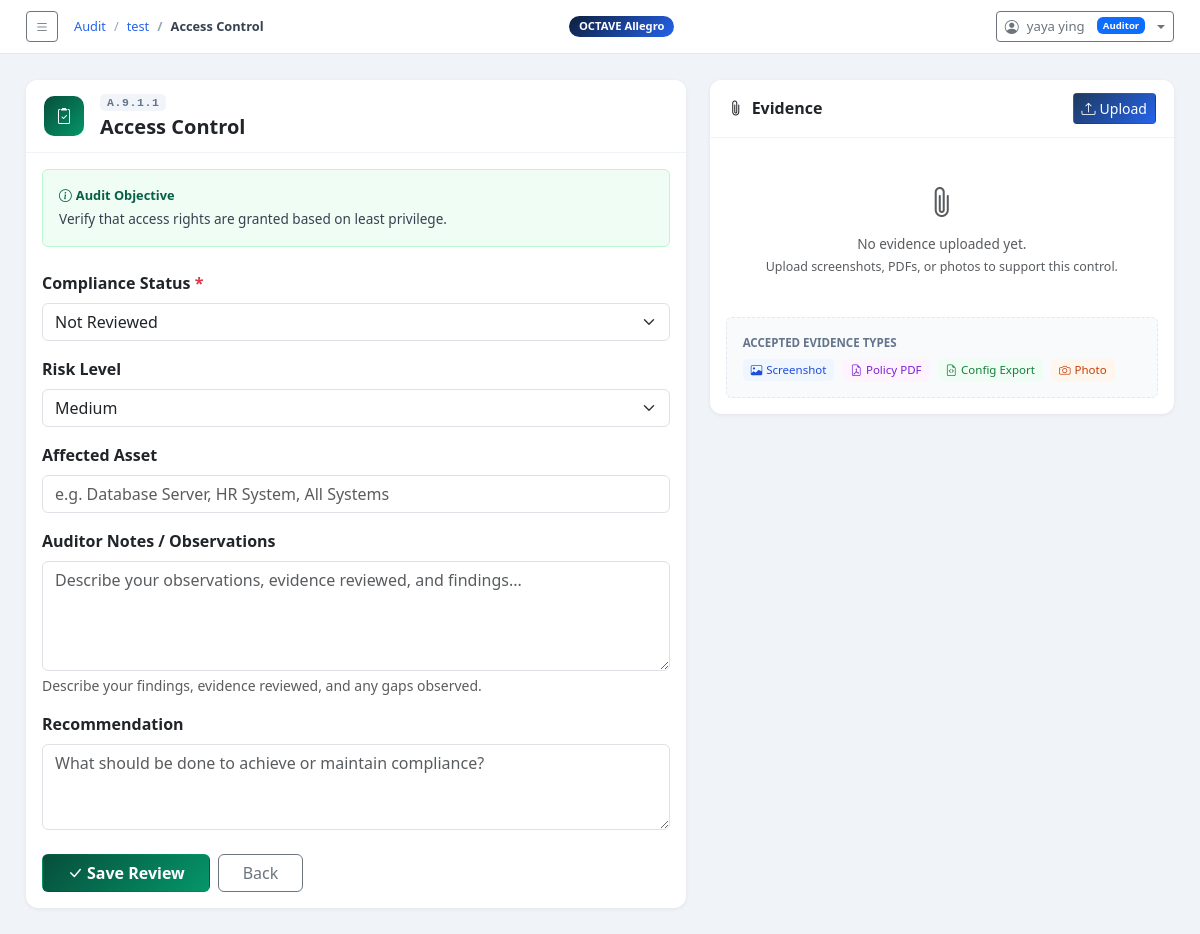
Screenshot of /audit/control/3/ (signed in) with the database file from the repository.
### octave_app/models.py (models this page shows, shortened)
class AuditControl(models.Model):
    audit          = models.ForeignKey(AuditAssessment, on_delete=models.CASCADE, related_name='controls')
    control_id     = models.CharField(max_length=50)   # e.g. 'password_policy'
    control_name   = models.CharField(max_length=255)
    iso_reference  = models.CharField(max_length=20, blank=True)
    description    = models.TextField(blank=True)
    status         = models.CharField(max_length=20, choices=CONTROL_STATUS_CHOICES, default='not_reviewed')
    auditor_notes  = models.TextField(blank=True, help_text='Observations and findings from the auditor.')
    affected_asset = models.CharField(max_length=255, blank=True)
    recommendation = models.TextField(blank=True)
    risk_level     = models.CharField(max_length=10, choices=[('high','High'),('medium','Medium'),('low','Low')], default='medium', blank=True)
    created_at     = models.DateTimeField(default=timezone.now)
    updated_at     = models.DateTimeField(auto_now=True)
    class Meta:
        ordering = ['control_id']

class AuditAssessment(models.Model):
    owner          = models.ForeignKey(User, on_delete=models.SET_NULL, null=True, blank=True,
                         related_name='audit_assessments')
    assigned_auditee = models.ForeignKey(User, on_delete=models.SET_NULL, null=True, blank=True,
                         related_name='assigned_audit_assessments')
    title          = models.CharField(max_length=255)
    organization   = models.CharField(max_length=255)
    scope          = models.TextField()
    assessor_name  = models.CharField(max_length=255)
    assessor_email = models.EmailField(blank=True)
    start_date     = models.DateField(default=timezone.now)
    end_date       = models.DateField(null=True, blank=True)
    status         = models.CharField(max_length=20, choices=AUDIT_STATUS_CHOICES, default='draft')
    notes          = models.TextField(blank=True)
    created_at     = models.DateTimeField(default=timezone.now)
    updated_at     = models.DateTimeField(auto_now=True)
    class Meta:
        ordering = ['-created_at']

### octave_app/views.py (the view)
# urls.py: path('audit/control/<int:control_pk>/',       views.audit_control_review,   name='audit_control_review'),
@login_required
@auditor_required
def audit_control_review(request, control_pk):
    from .forms import AuditControlForm
    ctrl  = get_object_or_404(AuditControl, pk=control_pk)
    form  = AuditControlForm(request.POST or None, instance=ctrl)
    if form.is_valid():
        form.save()
        messages.success(request, f'Control "{ctrl.control_name}" updated.')
        return redirect('audit_detail', pk=ctrl.audit.pk)
    evidences = ctrl.evidences.all()
    return render(request, 'octave_app/audit/control_review.html', {
        'ctrl': ctrl, 'form': form, 'evidences': evidences,
    })

### octave_app/forms.py
class AuditControlForm(forms.ModelForm):
    class Meta:
        model  = AuditControl
        fields = ['status', 'auditor_notes', 'affected_asset', 'recommendation', 'risk_level']
        widgets = {
            'status':         forms.Select(attrs={'class': 'form-select'}),
            'auditor_notes':  forms.Textarea(attrs={'class': 'form-control', 'rows': 4,
                                'placeholder': 'Describe your observations, evidence reviewed, and findings...'}),
            'affected_asset': forms.TextInput(attrs={'class': 'form-control',
                                'placeholder': 'e.g. Database Server, HR System, All Systems'}),
            'recommendation': forms.Textarea(attrs={'class': 'form-control', 'rows': 3,
                                'placeholder': 'What should be done to achieve or maintain compliance?'}),
            'risk_level':     forms.Select(attrs={'class': 'form-select'}),
        }

### octave_app/context_processors.py (called while the page is built)
def sidebar_ctx(request):
    return {'octave_steps': OCTAVE_STEPS}

### octave_app/views.py (called while the page is built)
def auditor_required(view_func):
    @wraps(view_func)
    def wrapper(request, *args, **kwargs):
        if not request.user.is_authenticated:
            return redirect('login')
        try:
            if request.user.profile.role != 'auditor':
                messages.error(request, 'Access denied. Only Auditors can perform this action.')
                return redirect('dashboard')
        except UserProfile.DoesNotExist:
            messages.error(request, 'No profile found.')
            return redirect('dashboard')
        return view_func(request, *args, **kwargs)
    return wrapper

### octave_app/templates/octave_app/audit/control_review.html (shortened to what this page needs)
{% extends 'octave_app/base.html' %}
{% block breadcrumb %}
<li class="breadcrumb-item"><a href="{% url 'audit_list' %}">Audit</a></li>
<li class="breadcrumb-item"><a href="{% url 'audit_detail' ctrl.audit.pk %}">{{ ctrl.audit.title|truncatechars:25 }}</a></li>
<li class="breadcrumb-item active">{{ ctrl.control_name }}</li>
{% endblock %}
{% block content %}
<div class="row g-4">
  <div class="col-lg-7">
    <div class="card">
      <div class="card-header">
        <div class="d-flex align-items-center gap-3">
          <div style="background:linear-gradient(135deg,#064e3b,#059669);border-radius:10px;width:40px;height:40px;display:flex;align-items:center;justify-content:center;">
            <i class="bi bi-clipboard2-check text-white"></i>
          </div>
          <div>
            <div style="font-size:.72rem;color:#64748b;font-weight:700;text-transform:uppercase;letter-spacing:.05em;">
              <span style="background:#f1f5f9;border-radius:5px;padding:2px 7px;font-family:monospace;">{{ ctrl.iso_reference }}</span>
            </div>
            <h5 class="fw-bold mb-0 mt-1">{{ ctrl.control_name }}</h5>
          </div>
        </div>
      </div>
      <div class="card-body">
        <div class="p-3 rounded mb-4" style="background:#f0fdf4;border:1px solid #bbf7d0;">
          <div style="font-size:.8rem;font-weight:700;color:#065f46;margin-bottom:4px;"><i class="bi bi-info-circle me-1"></i>Audit Objective</div>
          <div style="font-size:.85rem;color:#374151;">{{ ctrl.description }}</div>
        </div>
        <form method="post">
          <div class="mb-3">
            <label class="form-label fw-semibold">Compliance Status <span class="text-danger">*</span></label>
            {{ form.status }}
          </div>
          <div class="mb-3">
            <label class="form-label fw-semibold">Risk Level</label>
            {{ form.risk_level }}
          </div>
          <div class="mb-3">
            <label class="form-label fw-semibold">Affected Asset</label>
            {{ form.affected_asset }}
          </div>
          <div class="mb-3">
            <label class="form-label fw-semibold">Auditor Notes / Observations</label>
            {{ form.auditor_notes }}
            <div class="form-text">Describe your findings, evidence reviewed, and any gaps observed.</div>
          </div>
          <div class="mb-4">
            <label class="form-label fw-semibold">Recommendation</label>
            {{ form.recommendation }}
          </div>
          <div class="d-flex gap-2">
            <button type="submit" class="btn fw-semibold px-4" style="background:linear-gradient(135deg,#064e3b,#059669);color:#fff;">
              <i class="bi bi-check-lg me-1"></i>Save Review
            </button>
            <a href="{% url 'audit_detail' ctrl.audit.pk %}" class="btn btn-outline-secondary px-4">Back</a>
          </div>
        </form>
      </div>
    </div>
  </div>
  <div class="col-lg-5">
    <div class="card">
      <div class="card-header d-flex justify-content-between align-items-center">
        <h6 class="fw-bold mb-0"><i class="bi bi-paperclip me-2"></i>Evidence</h6>
        <a href="{% url 'audit_evidence_upload' ctrl.pk %}" class="btn btn-sm" style="background:linear-gradient(135deg,#1e3a5f,#2563eb);color:#fff;">
          <i class="bi bi-upload me-1"></i>Upload
        </a>
      </div>
      <div class="card-body">
        {% if evidences %}
          {% for ev in evidences %}
          <div class="evidence-card mb-2">
            <div class="d-flex justify-content-between align-items-start">
              <div class="d-flex align-items-start gap-2">
                <div style="width:34px;height:34px;border-radius:8px;background:#eff6ff;display:flex;align-items:center;justify-content:center;flex-shrink:0;">
                  <i class="{{ ev.get_type_icon }} text-primary"></i>
                </div>
                <div>
                  <div class="fw-semibold" style="font-size:.85rem;">{{ ev.title }}</div>
                  <div class="text-muted" style="font-size:.72rem;">{{ ev.get_evidence_type_display }}</div>
                  {% if ev.description %}<div class="text-muted" style="font-size:.75rem;margin-top:2px;">{{ ev.description|truncatechars:60 }}</div>{% endif %}
                  <div style="font-size:.7rem;color:#94a3b8;margin-top:3px;">{{ ev.uploaded_at|date:"M d, Y H:i" }}</div>
                </div>
              </div>
              <div class="d-flex gap-1">
                <a href="{{ ev.file.url }}" target="_blank" class="btn btn-xs btn-outline-secondary" style="font-size:.7rem;padding:2px 7px;"><i class="bi bi-eye"></i></a>
                <form method="post" action="{% url 'audit_evidence_delete' ev.pk %}" onsubmit="return confirm('Delete this evidence?');" style="display:inline;">
                  {% csrf_token %}
                  <button type="submit" class="btn btn-xs btn-outline-danger" style="font-size:.7rem;padding:2px 7px;"><i class="bi bi-trash"></i></button>
                </form>
              </div>
            </div>
          </div>
          {% endfor %}
        {% else %}
        <div class="text-center py-4 text-muted">
          <i class="bi bi-paperclip d-block fs-2 mb-2"></i>
          <div style="font-size:.85rem;">No evidence uploaded yet.</div>
          <div style="font-size:.78rem;margin-top:4px;">Upload screenshots, PDFs, or photos to support this control.</div>
        </div>
        {% endif %}
        <div class="mt-3 p-3 rounded" style="background:#f8fafc;border:1px dashed #e2e8f0;">
          <div style="font-size:.72rem;font-weight:700;color:#64748b;margin-bottom:8px;text-transform:uppercase;">Accepted Evidence Types</div>
          <div class="d-flex flex-wrap gap-2">
            <span style="font-size:.72rem;background:#eff6ff;color:#1d4ed8;border-radius:5px;padding:2px 8px;"><i class="bi bi-image me-1"></i>Screenshot</span>
            <span style="font-size:.72rem;background:#fdf4ff;color:#7e22ce;border-radius:5px;padding:2px 8px;"><i class="bi bi-file-earmark-pdf me-1"></i>Policy PDF</span>
            <span style="font-size:.72rem;background:#f0fdf4;color:#15803d;border-radius:5px;padding:2px 8px;"><i class="bi bi-file-earmark-code me-1"></i>Config Export</span>
            <span style="font-size:.72rem;background:#fff7ed;color:#c2410c;border-radius:5px;padding:2px 8px;"><i class="bi bi-camera me-1"></i>Photo</span>
          </div>
        </div>
      </div>
    </div>
  </div>
</div>
{% endblock %}

### octave_app/templates/octave_app/base.html (shortened to what this page needs)
<!DOCTYPE html>
<html lang="en">
<head>
  <link href="https://cdn.jsdelivr.net/npm/bootstrap@5.3.2/dist/css/bootstrap.min.css" rel="stylesheet">
  <link href="https://cdn.jsdelivr.net/npm/bootstrap-icons@1.11.3/font/bootstrap-icons.css" rel="stylesheet">
</head>
<body>
<div class="main full">
  <div class="topbar">
    <div class="d-flex align-items-center gap-3">
      <button class="btn btn-sm btn-outline-secondary" id="toggleSidebar">
        <i class="bi bi-list"></i>
      </button>
      <nav aria-label="breadcrumb">
        <ol class="breadcrumb">
          {% block breadcrumb %}<li class="breadcrumb-item active">Dashboard</li>{% endblock %}
        </ol>
      </nav>
    </div>
    <span class="ws-badge">OCTAVE Allegro</span>
    {% if user.is_authenticated %}
    <div class="dropdown ms-3">
      <button class="btn btn-sm btn-outline-secondary dropdown-toggle d-flex align-items-center gap-2" type="button" data-bs-toggle="dropdown">
        <i class="bi bi-person-circle"></i>
        <span style="font-size:.82rem">{{ user.get_full_name|default:user.username }}</span>
        {% with role=user.profile.role %}
        {% if role == 'admin' %}<span class="badge bg-danger ms-1" style="font-size:.6rem">Admin</span>
        {% elif role == 'auditor' %}<span class="badge bg-primary ms-1" style="font-size:.6rem">Auditor</span>
        {% else %}<span class="badge bg-secondary ms-1" style="font-size:.6rem">Auditee</span>{% endif %}
        {% endwith %}
      </button>
    </div>
    {% endif %}
  </div>
  <div class="content">
    {% block content %}{% endblock %}
  </div>
</div>
</body>
</html>

### octave_app/templates/octave_app/base.html (style rules this page uses)
:root { --navy:#0d1f3c;--navy2:#1a3558;--accent:#2563eb;--sidebar:270px }
body { background:#f0f4f8;font-family:'Segoe UI',system-ui,sans-serif }
.main { margin-left:var(--sidebar); min-height:100vh; display:flex; flex-direction:column; transition:margin-left .3s ease; }
.main.full { margin-left:0 !important; }
.topbar { background:#fff;border-bottom:1px solid #e2e8f0;padding:11px 26px;position:sticky;top:0;z-index:100;display:flex;align-items:center;justify-content:space-between }
.topbar .breadcrumb { margin:0;font-size:.8rem }
.topbar .breadcrumb-item a { color:var(--accent);text-decoration:none }
.topbar .breadcrumb-item.active { color:#374151;font-weight:600 }
.topbar .breadcrumb-item+.breadcrumb-item::before { color:#94a3b8 }
.content { padding:26px;flex:1 }
.card { border:none;border-radius:12px;box-shadow:0 1px 4px rgba(0,0,0,.07) }
.card-header { background:#fff;border-bottom:1px solid #f0f4f8;border-radius:12px 12px 0 0!important;padding:13px 18px }
.ws-badge { background:linear-gradient(135deg,var(--navy),var(--accent));color:#fff;border-radius:16px;padding:2px 10px;font-size:.7rem;font-weight:700 }

### rows the page displays
AuditControl: audit "test", control_name "Access Control", iso_reference "A.9.1.1", description "Verify that access rights are granted based on least privilege.", status "Not Reviewed", risk_level "Medium"

### other values shown
{{ user.get_full_name|default:user.username }} "yaya ying"
